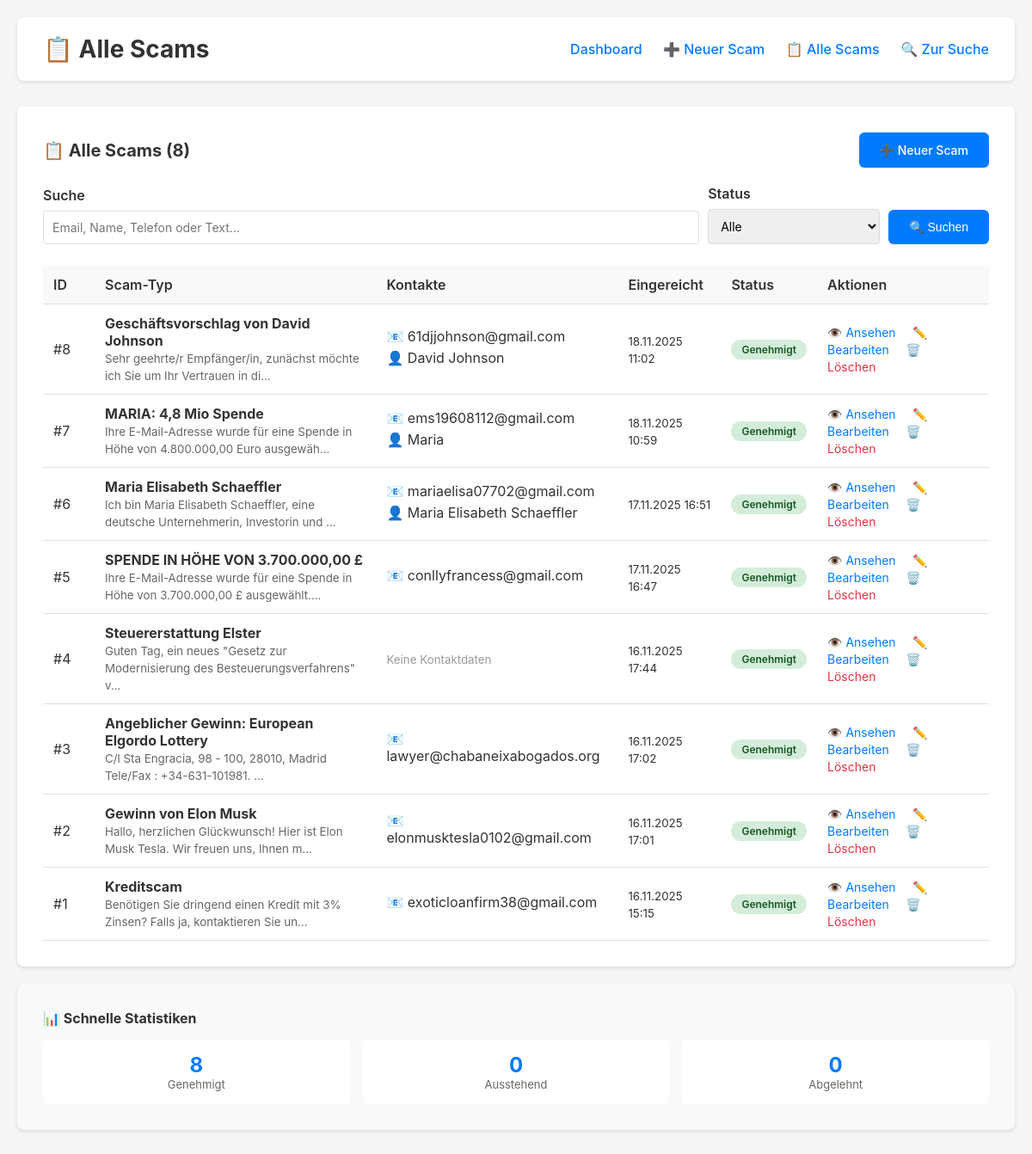
The page /admin/list-scams.php on the database its author committed.
### tables this page shows
CREATE TABLE `scams` (
  `id` int NOT NULL,
  `scam_type` varchar(100) NOT NULL,
  `message_content` text NOT NULL,
  `language` varchar(10) DEFAULT 'de',
  `date_received` date DEFAULT NULL,
  `date_submitted` datetime DEFAULT CURRENT_TIMESTAMP,
  `notes` text,
  `status` enum('pending','approved','rejected') DEFAULT 'approved',
  `ip_address` varchar(45) DEFAULT NULL,
  `created_at` timestamp NULL DEFAULT CURRENT_TIMESTAMP,
  `updated_at` timestamp NULL DEFAULT CURRENT_TIMESTAMP ON UPDATE CURRENT_TIMESTAMP
);

### config/database.php (called while the page is built, shortened)
<?php
function getDbConnection() {
    static $pdo = null;
    if ($pdo === null) {
        try {
            $dsn = "mysql:host=" . DB_HOST . ";dbname=" . DB_NAME . ";charset=" . DB_CHARSET;
            $options = [
                PDO::ATTR_ERRMODE            => PDO::ERRMODE_EXCEPTION,
                PDO::ATTR_DEFAULT_FETCH_MODE => PDO::FETCH_ASSOC,
                PDO::ATTR_EMULATE_PREPARES   => true,
            ];
            $pdo = new PDO($dsn, DB_USER, DB_PASS, $options);
        } catch (PDOException $e) {
            error_log("Database connection failed: " . $e->getMessage());
            die("Database connection failed. Please try again later.");
        }
    }
    return $pdo;
}
function executeQuery($sql, $params = []) {
    try {
        $pdo = getDbConnection();
        $stmt = $pdo->prepare($sql);
        $stmt->execute($params);
        return $stmt;
    } catch (PDOException $e) {
        error_log("Query execution failed: " . $e->getMessage());
        throw $e;
    }
}
function fetchOne($sql, $params = []) {
    $stmt = executeQuery($sql, $params);
    return $stmt->fetch();
}

### admin/list-scams.php (the view, shortened to what this page needs)
<?php
require_once '../includes/admin-header.php';
$itemsPerPage = 20;
$currentPage = isset($_GET['page']) ? max(1, intval($_GET['page'])) : 1;
$offset = ($currentPage - 1) * $itemsPerPage;
$filters = [];
try {
    $scams = getScams($filters, $itemsPerPage, $offset);
    $totalScams = getTotalScams($filters);
} catch (Exception $e) {
    die("Error loading scams: " . $e->getMessage());
}
?>
<div class="content-section">
    <div class="section-header">
        <h2>📋 Alle Scams (<?php echo h($totalScams); ?>)</h2>
        <a href="add-scam.php" class="btn btn-primary">➕ Neuer Scam</a>
    </div>
    <form method="GET" action="" style="margin-bottom: 25px;">
        <div style="display: grid; grid-template-columns: 1fr 200px auto; gap: 10px; align-items: end;">
            <div class="form-group" style="margin-bottom: 0;">
                <label for="search">Suche</label>
                <input type="text"
                       id="search"
                       name="search"
                       value="<?php echo h($_GET['search'] ?? ''); ?>"
                       placeholder="Email, Name, Telefon oder Text...">
            </div>
            <div class="form-group" style="margin-bottom: 0;">
                <label for="status">Status</label>
                <select id="status" name="status">
                    <option value="all" <?php echo (!isset($_GET['status']) || $_GET['status'] === 'all') ? 'selected' : ''; ?>>Alle</option>
                </select>
            </div>
            <div style="display: flex; gap: 10px;">
                <button type="submit" class="btn btn-primary">🔍 Suchen</button>
            </div>
        </div>
    </form>
    <?php if (count($scams) > 0): ?>
    <div style="overflow-x: auto;">
        <table>
            <thead>
                <tr>
                    <th style="width: 60px;">ID</th>
                    <th>Scam-Typ</th>
                    <th>Kontakte</th>
                    <th style="width: 120px;">Eingereicht</th>
                    <th style="width: 100px;">Status</th>
                    <th style="width: 200px;">Aktionen</th>
                </tr>
            </thead>
            <tbody>
                <?php foreach ($scams as $scam): ?>
                <tr>
                    <td>#<?php echo h($scam['id']); ?></td>
                    <td>
                        <strong><?php echo h($scam['scam_type']); ?></strong>
                        <br>
                        <small style="color: #666;">
                            <?php echo h(truncate($scam['message_content'], 80)); ?>
                        </small>
                    </td>
                    <td>
                        <?php if (!empty($scam['emails'])): ?>
                            <div style="margin-bottom: 5px;">
                                📧 <?php echo h(truncate($scam['emails'], 50)); ?>
                            </div>
                        <?php endif; ?>
                        <?php if (!empty($scam['names'])): ?>
                            <div style="margin-bottom: 5px;">
                                👤 <?php echo h(truncate($scam['names'], 50)); ?>
                            </div>
                        <?php endif; ?>
                        <?php if (empty($scam['emails']) && empty($scam['names']) && empty($scam['phones'])): ?>
                            <small style="color: #999;">Keine Kontaktdaten</small>
                        <?php endif; ?>
                    </td>
                    <td>
                        <small><?php echo formatDateTime($scam['date_submitted']); ?></small>
                    </td>
                    <td><?php echo getStatusBadge($scam['status']); ?></td>
                    <td class="action-links">
                        <a href="view-scam.php?id=<?php echo h($scam['id']); ?>">👁️ Ansehen</a>
                        <a href="edit-scam.php?id=<?php echo h($scam['id']); ?>">✏️ Bearbeiten</a>
                        <a href="delete-scam.php?id=<?php echo h($scam['id']); ?>"
                           onclick="return confirm('Scam #<?php echo h($scam['id']); ?> wirklich löschen?')"
                           style="color: #dc3545;">🗑️ Löschen</a>
                    </td>
                </tr>
                <?php endforeach; ?>
            </tbody>
        </table>
    </div>
    <?php endif; ?>
</div>
<div class="content-section" style="background: #f8f9fa;">
    <h3 style="margin-bottom: 15px; font-size: 16px;">📊 Schnelle Statistiken</h3>
    <div style="display: grid; grid-template-columns: repeat(auto-fit, minmax(150px, 1fr)); gap: 15px;">
        <?php
        $quickStats = [
            'Genehmigt' => fetchOne("SELECT COUNT(*) as count FROM scams WHERE status = 'approved'")['count'],
            'Ausstehend' => fetchOne("SELECT COUNT(*) as count FROM scams WHERE status = 'pending'")['count'],
            'Abgelehnt' => fetchOne("SELECT COUNT(*) as count FROM scams WHERE status = 'rejected'")['count']
        ];
        foreach ($quickStats as $label => $count):
        ?>
        <div style="background: white; padding: 15px; border-radius: 6px; text-align: center;">
            <div style="font-size: 24px; font-weight: bold; color: #007bff;"><?php echo h($count); ?></div>
            <div style="font-size: 13px; color: #666;"><?php echo h($label); ?></div>
        </div>
        <?php endforeach; ?>
    </div>
</div>
<?php require_once '../includes/admin-footer.php'; ?>

### includes/functions.php (shortened to what this page needs)
<?php
function h($string) {
    return htmlspecialchars($string ?? '', ENT_QUOTES, 'UTF-8');
}
function getScams($filters = [], $limit = null, $offset = 0) {
    $pdo = getDbConnection();
    $sql = "SELECT s.*,
            GROUP_CONCAT(DISTINCT se.email_address SEPARATOR ', ') as emails,
            GROUP_CONCAT(DISTINCT sn.name SEPARATOR ', ') as names,
            GROUP_CONCAT(DISTINCT sp.phone_number SEPARATOR ', ') as phones
            FROM scams s
            LEFT JOIN scam_emails se ON s.id = se.scam_id
            LEFT JOIN scam_names sn ON s.id = sn.scam_id
            LEFT JOIN scam_phone_numbers sp ON s.id = sp.scam_id
            WHERE 1=1";
    $params = [];
    $sql .= " GROUP BY s.id ORDER BY s.date_submitted DESC";
    if ($limit !== null) {
        $sql .= " LIMIT " . intval($limit) . " OFFSET " . intval($offset);
    }
    $stmt = $pdo->prepare($sql);
    $stmt->execute($params);
    return $stmt->fetchAll();
}
function formatDateTime($datetime, $format = 'd.m.Y H:i') {
    return date($format, strtotime($datetime));
}
function truncate($text, $length = 100, $suffix = '...') {
    if (mb_strlen($text) <= $length) {
        return $text;
    }
    return mb_substr($text, 0, $length) . $suffix;
}
function getStatusBadge($status) {
    $statusText = [
        'approved' => 'Genehmigt',
        'pending' => 'Ausstehend',
        'rejected' => 'Abgelehnt'
    ];
    return '<span class="status-badge status-' . h($status) . '">'
           . h($statusText[$status] ?? $status) . '</span>';
}
function getTotalScams($filters = []) {
    $sql = "SELECT COUNT(DISTINCT s.id) as count FROM scams s
            LEFT JOIN scam_emails se ON s.id = se.scam_id
            LEFT JOIN scam_names sn ON s.id = sn.scam_id
            LEFT JOIN scam_phone_numbers sp ON s.id = sp.scam_id
            WHERE 1=1";
    $params = [];
    $result = fetchOne($sql, $params);
    return $result['count'] ?? 0;
}

### assets/css/admin.css (style rules this page uses)
* { margin: 0; padding: 0; box-sizing: border-box; }
body { font-family: -apple-system, BlinkMacSystemFont, 'Segoe UI', Arial, sans-serif; background-color: #f5f5f5; padding: 20px; color: #333; }
.content-section { background: white; padding: 30px; border-radius: 8px; box-shadow: 0 2px 4px rgba(0,0,0,0.1); margin-bottom: 20px; }
.section-header { display: flex; justify-content: space-between; align-items: center; margin-bottom: 20px; }
.section-header h2 { color: #333; font-size: 20px; }
table { width: 100%; border-collapse: collapse; }
th, td { padding: 12px; text-align: left; border-bottom: 1px solid #e0e0e0; }
th { background-color: #f8f9fa; font-weight: 600; color: #333; }
.status-badge { display: inline-block; padding: 4px 12px; border-radius: 12px; font-size: 12px; font-weight: 600; }
.status-approved { background-color: #d4edda; color: #155724; }
.action-links a { color: #007bff; text-decoration: none; margin-right: 15px; font-size: 14px; }
.btn { padding: 12px 24px; border: none; border-radius: 6px; font-size: 14px; font-weight: 500; cursor: pointer; text-decoration: none; display: inline-block; transition: background-color 0.2s; }
.btn-primary { background-color: #007bff; color: white; }
.form-group { margin-bottom: 20px; }
.form-group label { display: block; margin-bottom: 8px; font-weight: 600; color: #333; }
input[type="text"], input[type="email"], input[type="date"], input[type="number"], textarea, select { width: 100%; padding: 10px; border: 1px solid #ddd; border-radius: 4px; font-size: 14px; font-family: inherit; }

### rows shown on the page
scams: id "8", scam_type "Geschäftsvorschlag von David Johnson", message_content "Sehr geehrte/r Empfänger/in, zunächst möchte ich Sie um Ihr Vertrauen in di...", emails "61djjohnson@gmail.com", names "David Johnson", date_submitted "18.11.2025 11:02", status "Genehmigt"
scams: id "7", scam_type "MARIA: 4,8 Mio Spende", message_content "Ihre E-Mail-Adresse wurde für eine Spende in Höhe von 4.800.000,00 Euro ausgewäh...", emails "ems19608112@gmail.com", names "Maria", date_submitted "18.11.2025 10:59", status "Genehmigt"
scams: id "6", scam_type "Maria Elisabeth Schaeffler", message_content "Ich bin Maria Elisabeth Schaeffler, eine deutsche Unternehmerin, Investorin und ...", emails "mariaelisa07702@gmail.com", names "Maria Elisabeth Schaeffler", date_submitted "17.11.2025 16:51", status "Genehmigt"
scams: id "5", scam_type "SPENDE IN HÖHE VON 3.700.000,00 £", message_content "Ihre E-Mail-Adresse wurde für eine Spende in Höhe von 3.700.000,00 £ ausgewählt....", emails "conllyfrancess@gmail.com", date_submitted "17.11.2025 16:47", status "Genehmigt"
scams: id "4", scam_type "Steuererstattung Elster", message_content "Guten Tag, ein neues \"Gesetz zur Modernisierung des Besteuerungsverfahrens\" v...", shows "Keine Kontaktdaten", date_submitted "16.11.2025 17:44", status "Genehmigt"
scams: id "3", scam_type "Angeblicher Gewinn: European Elgordo Lottery", message_content "C/l Sta Engracia, 98 - 100, 28010, Madrid Tele/Fax : +34-631-101981. ...", emails "lawyer@chabaneixabogados.org", date_submitted "16.11.2025 17:02", status "Genehmigt"
scams: id "2", scam_type "Gewinn von Elon Musk", message_content "Hallo, herzlichen Glückwunsch! Hier ist Elon Musk Tesla. Wir freuen uns, Ihnen m...", emails "elonmusktesla0102@gmail.com", date_submitted "16.11.2025 17:01", status "Genehmigt"
scams: id "1", scam_type "Kreditscam", message_content "Benötigen Sie dringend einen Kredit mit 3% Zinsen? Falls ja, kontaktieren Sie un...", emails "exoticloanfirm38@gmail.com", date_submitted "16.11.2025 15:15", status "Genehmigt"

### other values the page prints
$pageIcon "📋"
$pageTitle "Alle Scams"
$totalScams "8"
$count "8"
$label "Genehmigt"
$count "0"
$label "Ausstehend"
$label "Abgelehnt"
